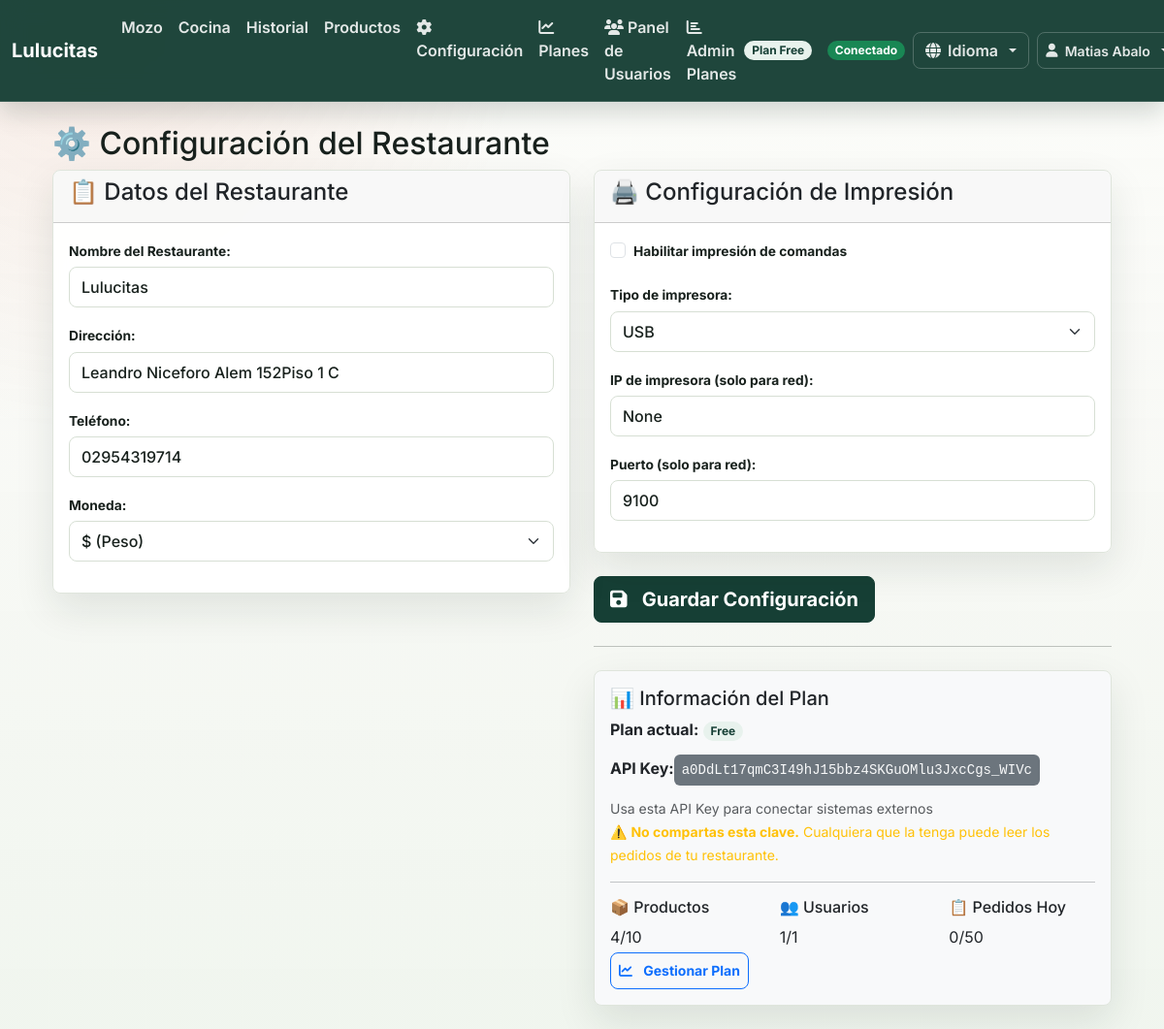
The page /auth/configuracion (signed in) on the database its author committed.
### models.py (models this page shows, shortened)
class Restaurante(db.Model):
    id = db.Column(db.Integer, primary_key=True)
    nombre = db.Column(db.String(100), nullable=False)
    slug = db.Column(db.String(50), unique=True, nullable=False)
    direccion = db.Column(db.String(200))
    telefono = db.Column(db.String(20))
    email_contacto = db.Column(db.String(120))
    moneda = db.Column(db.String(10), default="$")
    zona_horaria = db.Column(db.String(50), default="America/Argentina/Buenos_Aires")
    plan = db.Column(db.String(20), default="free")
    fecha_creacion = db.Column(db.DateTime, default=datetime.now)
    activo = db.Column(db.Boolean, default=True)
    api_key = db.Column(db.String(64), unique=True)
    def get_plan_limits(self):
        limits = {
            'free': {
                'productos': 10,
                'usuarios': 1,
                'pedidos_dia': 50,
                'nombre': 'Free',
                'descripcion': 'Plan gratuito con limitaciones básicas'
            },
            'premium1': {
                'productos': 30,
                'usuarios': 3,
                'pedidos_dia': 200,
                'nombre': 'Premium 1',
                'descripcion': 'Plan intermedio para restaurantes pequeños'
            },
            'premium_full': {
                'productos': -1,  # Sin límite
                'usuarios': 10,   # Máximo 10 usuarios
                'pedidos_dia': -1, # Sin límite
                'nombre': 'Premium Full',
                'descripcion': 'Plan completo para restaurantes grandes'
            }
        }
        return limits.get(self.plan, limits['free'])
    def get_usage_stats(self):
        return {
            'productos': Producto.query.filter_by(restaurante_id=self.id, activo=True).count(),
            'usuarios': Usuario.query.filter_by(restaurante_id=self.id, activo=True).count(),
            'pedidos_hoy': Pedido.query.filter_by(
                restaurante_id=self.id
            ).filter(
                Pedido.fecha >= datetime.now().replace(hour=0, minute=0, second=0, microsecond=0)
            ).count()
        }

class Usuario(UserMixin, db.Model):
    id = db.Column(db.Integer, primary_key=True)
    email = db.Column(db.String(120), unique=True, nullable=False)
    password_hash = db.Column(db.String(128))
    nombre = db.Column(db.String(100), nullable=False)
    es_admin = db.Column(db.Boolean, default=False)
    es_superadmin = db.Column(db.Boolean, default=False)
    activo = db.Column(db.Boolean, default=False)  # por defecto inactivo hasta confirmar email
    confirmado = db.Column(db.Boolean, default=False)
    token_confirmacion = db.Column(db.String(128), nullable=True)
    fecha_creacion = db.Column(db.DateTime, default=datetime.now)
    restaurante_id = db.Column(db.Integer, db.ForeignKey('restaurante.id'), nullable=True)
    restaurante = db.relationship('Restaurante', backref='usuarios')

class ConfiguracionRestaurante(db.Model):
    id = db.Column(db.Integer, primary_key=True)
    restaurante_id = db.Column(db.Integer, db.ForeignKey('restaurante.id'), nullable=False)
    impresora_habilitada = db.Column(db.Boolean, default=False)
    impresora_tipo = db.Column(db.String(20), default="USB")  # USB, NETWORK, NONE
    impresora_ip = db.Column(db.String(15))
    impresora_puerto = db.Column(db.Integer, default=9100)
    tema = db.Column(db.String(20), default="default")
    mostrar_precios = db.Column(db.Boolean, default=True)
    restaurante = db.relationship('Restaurante', backref=db.backref('configuracion', uselist=False))

### auth.py (the view, shortened to what this page needs)
@auth_bp.route("/configuracion", methods=["GET", "POST"])
@login_required
def configuracion():
    if not current_user.restaurante:
        flash('Usuario sin restaurante asignado', 'error')
        return redirect(url_for('index_redirect'))
    config = current_user.restaurante.configuracion
    return render_template("auth/configuracion.html", config=config, es_superadmin=current_user.es_superadmin)

### app.py (called while the page is built)
def get_locale():
    if 'language' in session:
        return session['language']
    return 'es'  # Idioma por defecto

@login_manager.user_loader
def load_user(user_id):
    try:
        return Usuario.query.get(int(user_id))
    except Exception as e:
        print(f"Error cargando usuario {user_id}: {e}")
        return None

### simple_translations.py (called while the page is built)
def get_translation(text, locale='es'):
    if locale in TRANSLATIONS and text in TRANSLATIONS[locale]:
        return TRANSLATIONS[locale][text]
    return text  # Retorna el texto original si no hay traducción

### templates/auth/configuracion.html (shortened to what this page needs)
{% extends "base.html" %}
{% block content %}
<div class="container mt-4">
    <h2>⚙️ {{ _('Configuración del Restaurante') }}</h2>
    <form method="POST">
        <div class="row">
            <div class="col-md-6">
                <div class="card">
                    <div class="card-header">
                        <h4>📋 {{ _('Datos del Restaurante') }}</h4>
                    </div>
                    <div class="card-body">
                        <div class="mb-3">
                            <label class="form-label">{{ _('Nombre del Restaurante:') }}</label>
                            <input type="text" name="nombre_restaurante" class="form-control"
                                   value="{{ current_user.restaurante.nombre or '' }}" required>
                        </div>
                        <div class="mb-3">
                            <label class="form-label">{{ _('Dirección:') }}</label>
                            <input type="text" name="direccion" class="form-control"
                                   value="{{ current_user.restaurante.direccion or '' }}">
                        </div>
                        <div class="mb-3">
                            <label class="form-label">{{ _('Teléfono:') }}</label>
                            <input type="text" name="telefono" class="form-control"
                                   value="{{ current_user.restaurante.telefono or '' }}">
                        </div>
                        <div class="mb-3">
                            <label class="form-label">{{ _('Moneda:') }}</label>
                            <select name="moneda" class="form-select">
                                <option value="$" {% if current_user.restaurante.moneda == '$' %}selected{% endif %}>$ ({{ _('Peso') }})</option>
                            </select>
                        </div>
                    </div>
                </div>
            </div>
            <div class="col-md-6">
                <div class="card">
                    <div class="card-header">
                        <h4>🖨️ {{ _('Configuración de Impresión') }}</h4>
                    </div>
                    <div class="card-body">
                        <div class="mb-3 form-check">
                            <input type="checkbox" name="impresora_habilitada" class="form-check-input"
                                   id="impresora_habilitada"
                                   {% if config and config.impresora_habilitada %}checked{% endif %}>
                            <label class="form-check-label" for="impresora_habilitada">
                                {{ _('Habilitar impresión de comandas') }}
                            </label>
                        </div>
                        <div class="mb-3">
                            <label class="form-label">{{ _('Tipo de impresora:') }}</label>
                            <select name="impresora_tipo" class="form-select">
                                <option value="USB" {% if config and config.impresora_tipo == 'USB' %}selected{% endif %}>USB</option>
                            </select>
                        </div>
                        <div class="mb-3">
                            <label class="form-label">{{ _('IP de impresora (solo para red):') }}</label>
                            <input type="text" name="impresora_ip" class="form-control"
                                   value="{{ config.impresora_ip if config else '' }}"
                                   placeholder="192.168.1.100">
                        </div>
                        <div class="mb-3">
                            <label class="form-label">{{ _('Puerto (solo para red):') }}</label>
                            <input type="number" name="impresora_puerto" class="form-control"
                                   value="{{ config.impresora_puerto if config else 9100 }}">
                        </div>
                    </div>
                </div>
        <div class="mt-4">
            <button type="submit" class="btn btn-primary btn-lg">
                <i class="fas fa-save me-2"></i>{{ _('Guardar Configuración') }}
            </button>
        </div>
    </form>
    <hr class="my-4">
    <div class="card bg-light">
        <div class="card-body">
            <h5>📊 {{ _('Información del Plan') }}</h5>
            <p><strong>{{ _('Plan actual:') }}</strong> <span class="badge bg-info">{{ current_user.restaurante.plan|title }}</span></p>
            <p><strong>{{ _('API Key:') }}</strong><code class="bg-secondary text-light p-2 rounded">{{ current_user.restaurante.api_key }}</code></p>
            <small class="text-muted">{{ _('Usa esta API Key para conectar sistemas externos') }}</small>
            <br>
            <small class="text-warning">
              ⚠️ <strong>No compartas esta clave.</strong> Cualquiera que la tenga puede leer los pedidos de tu restaurante.
            </small>
            <hr>
            <div class="row">
                <div class="col-md-4">
                    <h6>📦 {{ _('Productos') }}</h6>
                    <p class="mb-1">{{ current_user.restaurante.get_usage_stats().productos }}/{{ current_user.restaurante.get_plan_limits().productos if current_user.restaurante.get_plan_limits().productos != -1 else '∞' }}</p>
                </div>
                <div class="col-md-4">
                    <h6>👥 {{ _('Usuarios') }}</h6>
                    <p class="mb-1">{{ current_user.restaurante.get_usage_stats().usuarios }}/{{ current_user.restaurante.get_plan_limits().usuarios if current_user.restaurante.get_plan_limits().usuarios != -1 else '∞' }}</p>
                </div>
                <div class="col-md-4">
                    <h6>📋 {{ _('Pedidos Hoy') }}</h6>
                    <p class="mb-1">{{ current_user.restaurante.get_usage_stats().pedidos_hoy }}/{{ current_user.restaurante.get_plan_limits().pedidos_dia if current_user.restaurante.get_plan_limits().pedidos_dia != -1 else '∞' }}</p>
                </div>
            </div>
            <a href="{{ url_for('auth.planes') }}" class="btn btn-outline-primary btn-sm">
                <i class="fas fa-chart-line me-1"></i>{{ _('Gestionar Plan') }}
            </a>
        </div>
    </div>
</div>
{% endblock %}

### templates/base.html (shortened to what this page needs)
<!DOCTYPE html>
<html lang="es">
<head>
    <link rel="stylesheet" href="https://cdn.jsdelivr.net/npm/bootstrap@5.3.2/dist/css/bootstrap.min.css">
    <link rel="stylesheet" href="{{ url_for('static', filename='style.css') }}">
</head>
<body class="{% block body_class %}{% endblock %}">
<nav id="main-navbar" class="navbar navbar-expand-lg navbar-verde">
  <div class="container-fluid">
    <a class="navbar-brand fw-bold" href="{{ url_for('index_redirect') }}">
      {% if current_restaurante %}{{ current_restaurante.nombre }}{% else %}Resto App{% endif %}
    </a>
    <div class="collapse navbar-collapse" id="navbarMain">
      {% if current_user.is_authenticated %}
      <ul class="navbar-nav me-auto mb-2 mb-lg-0">
        <li class="nav-item"><a class="nav-link" href="{{ url_for('index_redirect') }}">{{ _('Mozo') }}</a></li>
        <li class="nav-item"><a class="nav-link" href="{{ url_for('cocina') }}">{{ _('Cocina') }}</a></li>
        <li class="nav-item"><a class="nav-link" href="{{ url_for('historial') }}">{{ _('Historial') }}</a></li>
        <li class="nav-item"><a class="nav-link" href="{{ url_for('productos') }}">{{ _('Productos') }}</a></li>
        <li class="nav-item">
          <a class="nav-link" href="{{ url_for('auth.configuracion') }}">
            <i class="fas fa-cog"></i> {{ _('Configuración') }}
          </a>
        </li>
        <li class="nav-item">
          <a class="nav-link" href="{{ url_for('auth.planes') }}">
            <i class="fas fa-chart-line"></i> {{ _('Planes') }}
          </a>
        </li>
        {% if current_user.es_superadmin %}
        <li class="nav-item">
          <a class="nav-link" href="{{ url_for('auth.admin_usuarios') }}">
            <i class="fas fa-users"></i> {{ _('Panel de Usuarios') }}
          </a>
        </li>
        <li class="nav-item">
          <a class="nav-link" href="{{ url_for('auth.admin_planes') }}">
            <i class="fas fa-chart-bar"></i> {{ _('Admin Planes') }}
          </a>
        </li>
        {% endif %}
      </ul>
      <span class="badge bg-info me-3">{{ _('Plan') }} {{ current_restaurante.plan|title }}</span>
      <div class="d-flex align-items-center gap-2">
        <span id="pwa-status" class="badge bg-secondary">{{ _('Conectado') }}</span>
        <div class="dropdown">
          <button class="btn btn-outline-light dropdown-toggle" type="button" data-bs-toggle="dropdown" title="{{ _('Cambiar idioma') }}">
            <i class="fas fa-globe"></i> {{ _('Idioma') }}
          </button>
        </div>
        <div class="dropdown">
          <button class="btn btn-outline-light dropdown-toggle btn-sm" type="button" data-bs-toggle="dropdown">
            <i class="fas fa-user"></i> {{ current_user.nombre }}
          </button>
        </div>
      </div>
      {% endif %}
    </div>
  </div>
</nav>
<main id="main-content" class="{% block main_class %}container my-4{% endblock %}">
  {% block content %}{% endblock %}
</main>
</body>
</html>

### static/style.css (style rules this page uses)
:root { --bg: #f7f8f4; --surface: #ffffff; --surface-soft: #f1f4ec; --ink: #18211d; --muted: #67716b; --line: #dfe5dc; --primary: #163f35; --primary-2: #21624f; --accent: #d84f32; --amber: #d69b2d; --success: #2f7d50; --danger: #9f2f2f; --shadow: 0 16px 40px rgba(21, 42, 34, .10); --radius: 8px; }
* { box-sizing: border-box; }
html { min-height: 100%; }
body { min-height: 100vh; margin: 0; background: radial-gradient(circle at 8% 0%, rgba(216, 79, 50, .10), transparent 28rem), linear-gradient(180deg, rgba(251, 252, 248, .78) 0%, rgba(247, 248, 244, .84) 42%, rgba(238, 244, 236, .86) 100%), url("/static/hero-food-bg.png") center / cover fixed no-repeat; color: var(--ink); font-family: "Inter", Arial, sans-serif; letter-spacing: 0; }
a { color: var(--primary-2); text-decoration: none; }
.navbar-verde { background: rgba(22, 63, 53, .96); border-bottom: 1px solid rgba(255, 255, 255, .12); box-shadow: 0 12px 24px rgba(14, 35, 28, .16); backdrop-filter: blur(12px); }
.navbar-verde .navbar-brand { color: #fff !important; font-weight: 800; letter-spacing: 0; }
.navbar-verde .navbar-nav .nav-link, .navbar-verde .dropdown-toggle, .navbar-verde .btn-outline-light { color: rgba(255, 255, 255, .88) !important; border-color: rgba(255, 255, 255, .22); font-weight: 600; }
.btn { border-radius: var(--radius); font-weight: 700; letter-spacing: 0; min-height: 38px; display: inline-flex; align-items: center; justify-content: center; gap: .45rem; }
.btn-primary, .btn-primary:active, .btn-primary:focus { background: var(--primary) !important; border-color: var(--primary) !important; color: #fff !important; }
.badge { border-radius: 999px; font-weight: 700; }
.badge.bg-info { background: #e8f2ed !important; color: var(--primary) !important; }
.form-label, label { color: var(--ink); font-size: .86rem; font-weight: 700; margin-bottom: .35rem; }
.form-control, .form-select { border: 1px solid #d7dfd4; border-radius: var(--radius); color: var(--ink); min-height: 42px; font-weight: 500; }
.surface, .card, .modal-content { background: rgba(255, 255, 255, .94); border: 1px solid var(--line); border-radius: var(--radius); box-shadow: var(--shadow); backdrop-filter: blur(10px); }
.card { overflow: hidden; }

### rows shown on the page
Restaurante: nombre "Lulucitas", plan "Free", nombre_restaurante "Lulucitas", direccion "Leandro Niceforo Alem 152Piso 1 C", telefono "02954319714", moneda "$ (Peso)", restaurante.plan "Free", restaurante.api_key "a0DdLt17qmC3I49hJ15bbz4SKGuOMlu3JxcCgs_WIVc", restaurante.get_plan_limits "10", restaurante.get_usage_stats "1", restaurante.get_plan_limits "1", restaurante.get_plan_limits "50"
Usuario: nombre "Matias Abalo"
ConfiguracionRestaurante: impresora_tipo "USB", impresora_ip "None", impresora_puerto "9100"

### other values the page prints
{{ current_user.restaurante.get_usage_stats().productos }} "4"
{{ current_user.restaurante.get_usage_stats().pedidos_hoy }} "0"
